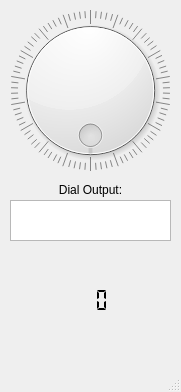
<?xml version="1.0" encoding="UTF-8"?>
<ui version="4.0">
 <class>MainWindow</class>
 <widget class="QMainWindow" name="MainWindow">
  <property name="geometry">
   <rect>
    <x>0</x>
    <y>0</y>
    <width>181</width>
    <height>392</height>
   </rect>
  </property>
  <property name="windowTitle">
   <string>TaCS v0.1</string>
  </property>
  <widget class="QWidget" name="centralwidget">
   <widget class="QDial" name="dialValve">
    <property name="geometry">
     <rect>
      <x>10</x>
      <y>0</y>
      <width>161</width>
      <height>181</height>
     </rect>
    </property>
    <property name="maximum">
     <number>360</number>
    </property>
    <property name="wrapping">
     <bool>true</bool>
    </property>
    <property name="notchesVisible">
     <bool>true</bool>
    </property>
   </widget>
   <widget class="QTextBrowser" name="dialBrowser">
    <property name="geometry">
     <rect>
      <x>10</x>
      <y>200</y>
      <width>161</width>
      <height>41</height>
     </rect>
    </property>
    <property name="readOnly">
     <bool>true</bool>
    </property>
    <property name="overwriteMode">
     <bool>false</bool>
    </property>
    <property name="textInteractionFlags">
     <set>Qt::TextBrowserInteraction</set>
    </property>
   </widget>
   <widget class="QLabel" name="labelValve">
    <property name="geometry">
     <rect>
      <x>40</x>
      <y>250</y>
      <width>101</width>
      <height>101</height>
     </rect>
    </property>
    <property name="sizePolicy">
     <sizepolicy hsizetype="Fixed" vsizetype="Fixed">
      <horstretch>5</horstretch>
      <verstretch>5</verstretch>
     </sizepolicy>
    </property>
    <property name="sizeIncrement">
     <size>
      <width>0</width>
      <height>0</height>
     </size>
    </property>
    <property name="baseSize">
     <size>
      <width>0</width>
      <height>0</height>
     </size>
    </property>
    <property name="text">
     <string/>
    </property>
    <property name="pixmap">
     <pixmap>assets/iconBallValve.png</pixmap>
    </property>
    <property name="scaledContents">
     <bool>false</bool>
    </property>
    <property name="alignment">
     <set>Qt::AlignCenter</set>
    </property>
   </widget>
   <widget class="QLCDNumber" name="lcdNumber">
    <property name="geometry">
     <rect>
      <x>70</x>
      <y>280</y>
      <width>41</width>
      <height>41</height>
     </rect>
    </property>
    <property name="font">
     <font>
      <pointsize>15</pointsize>
      <weight>50</weight>
      <italic>false</italic>
      <bold>false</bold>
     </font>
    </property>
    <property name="layoutDirection">
     <enum>Qt::LeftToRight</enum>
    </property>
    <property name="frameShape">
     <enum>QFrame::NoFrame</enum>
    </property>
    <property name="frameShadow">
     <enum>QFrame::Plain</enum>
    </property>
    <property name="lineWidth">
     <number>18</number>
    </property>
    <property name="midLineWidth">
     <number>13</number>
    </property>
    <property name="smallDecimalPoint">
     <bool>false</bool>
    </property>
    <property name="digitCount">
     <number>3</number>
    </property>
    <property name="mode">
     <enum>QLCDNumber::Dec</enum>
    </property>
    <property name="segmentStyle">
     <enum>QLCDNumber::Flat</enum>
    </property>
    <property name="value" stdset="0">
     <double>0.000000000000000</double>
    </property>
    <property name="intValue" stdset="0">
     <number>0</number>
    </property>
   </widget>
   <widget class="QLabel" name="label_1">
    <property name="geometry">
     <rect>
      <x>10</x>
      <y>180</y>
      <width>161</width>
      <height>20</height>
     </rect>
    </property>
    <property name="text">
     <string>Dial Output:</string>
    </property>
    <property name="alignment">
     <set>Qt::AlignCenter</set>
    </property>
    <property name="wordWrap">
     <bool>false</bool>
    </property>
   </widget>
  </widget>
  <widget class="QMenuBar" name="menubar">
   <property name="geometry">
    <rect>
     <x>0</x>
     <y>0</y>
     <width>181</width>
     <height>22</height>
    </rect>
   </property>
  </widget>
  <widget class="QStatusBar" name="statusbar"/>
 </widget>
 <resources/>
 <connections/>
</ui>
